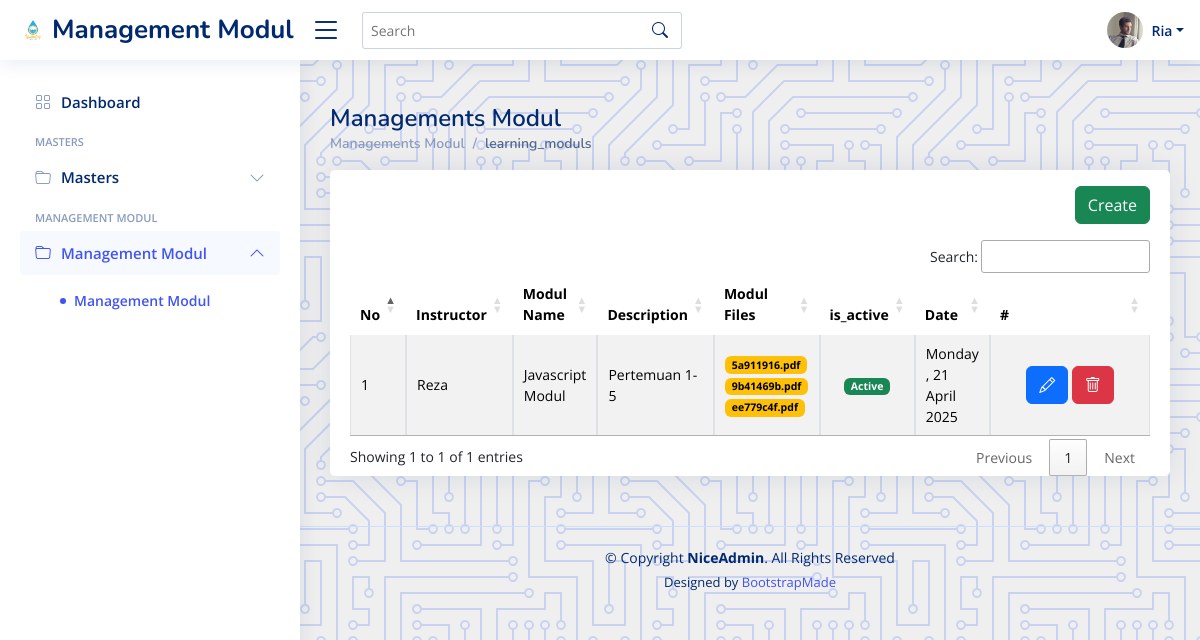
Page /home.php?page=learning_moduls (signed in) on the committed database.
### tables this page shows
CREATE TABLE `learning_moduls` (
  `id` int(11) NOT NULL,
  `instructor_id` int(11) NOT NULL,
  `name` varchar(50) NOT NULL,
  `description` text DEFAULT NULL,
  `is_active` tinyint(4) NOT NULL DEFAULT 1,
  `created_at` timestamp NOT NULL DEFAULT current_timestamp(),
  `updated_at` timestamp NULL DEFAULT NULL ON UPDATE current_timestamp()
);

CREATE TABLE `users` (
  `id` int(11) NOT NULL,
  `name` varchar(50) NOT NULL,
  `email` varchar(50) NOT NULL,
  `password` varchar(100) NOT NULL,
  `is_active` tinyint(1) NOT NULL DEFAULT 1,
  `created_at` timestamp NOT NULL DEFAULT current_timestamp(),
  `updated_at` timestamp NULL DEFAULT NULL ON UPDATE current_timestamp()
);

CREATE TABLE `learning_modul_details` (
  `id` int(11) NOT NULL,
  `learning_modul_id` int(11) NOT NULL,
  `file_name` varchar(50) NOT NULL,
  `file` varchar(100) NOT NULL,
  `reference_link` text DEFAULT NULL,
  `created_at` timestamp NOT NULL DEFAULT current_timestamp(),
  `updated_at` timestamp NULL DEFAULT NULL ON UPDATE current_timestamp()
);

### view/learning_moduls.php (the view, shortened to what this page needs)
<?php
   $where = '';
   if (in_array($_SESSION['role_id'], [3])) {
       $where = " where b.majors_id in (select majors_id from majors_detail a where user_id='" . $_SESSION['userid'] . "') ";
   }
   $getdata = mysqli_query($conn, "SELECT a.*,c.name as instructor
                                         ,case a.is_active when '1' then 'Active' else 'Not Active' end as is_activelabel
                                       ,case a.is_active when '1' then 'success' else 'danger' end as is_activecolor
                                       ,DATE_FORMAT(a.created_at, '%W , %d %M %Y') dates
                                        from learning_moduls a
                                        left join instructors b on a.instructor_id=b.id
                                        left join users c on b.user_id=c.id
                                        " . $where . "
                                        order by a.id desc");
   $numdata = mysqli_num_rows($getdata);
   ?>
<main id="main" class="main">
    <div class="pagetitle">
        <h1>Managements Modul</h1>
        <nav>
            <ol class="breadcrumb">
                <li class="breadcrumb-item"><a href="#">Managements Modul</a></li>
                <li class="breadcrumb-item active">learning_moduls</li>
            </ol>
        </nav>
    </div>
    <section class="section dashboard">
        <div class="row">
            <?php if (!isset($_GET['form'])) { ?>
                <div class="col-12">
                    <div class="card top-selling overflow-auto effectup">
                        <div class="card-body pb-0">
                            <div align="right">
                                <a class="btn btn-success mt-3 mb-3 float-right pull-right" href="<?= $links_path; ?>&form=add">Create</a>
                            </div>
                            <table class="table table-striped table-bordered datatable mt-3">
                                <thead>
                                    <tr>
                                        <th>No</th>
                                        <th>Instructor</th>
                                        <th>Modul Name</th>
                                        <th>Description</th>
                                        <th>Modul Files</th>
                                        <th>is_active</th>
                                        <th>Date</th>
                                        <th>#</th>
                                    </tr>
                                </thead>
                                <tbody>
                                    <?php if ($numdata > 0) {
                                           $i = 1;
                                       ?>
                                        <?php while ($rows = mysqli_fetch_assoc($getdata)) {
                                           ?>
                                            <tr>
                                                <td><?= $i++; ?></td>
                                                <td><?= $rows['instructor']; ?></td>
                                                <td><?= $rows['name']; ?></td>
                                                <td><?= $rows['description']; ?></td>
                                                <td>
                                                    <?php
                                                       $getcatblog = mysqli_query($conn, "SELECT * from learning_modul_details where learning_modul_id='" . $rows['id'] . "'");
                                                       $numcatblog = mysqli_num_rows($getcatblog);
                                                       $rowcatblog = mysqli_fetch_all($getcatblog, MYSQLI_ASSOC);
                                                       if ($numcatblog > 0) {
                                                           foreach ($rowcatblog as $rowscb) {
                                                       ?>
                                                            <a href="<?= $rowscb['file']; ?>" data-fancybox class="badge text-bg-warning"><?= $rowscb['file_name']; ?></a>
                                                    <?php
                                                           }
                                                       }
                                                       ?>
                                                </td>
                                                <td class="text-center">
                                                    <span class="badge bg-<?= $rows['is_activecolor']; ?>"><?= $rows['is_activelabel']; ?></span>
                                                </td>
                                                <td><?= $rows['dates']; ?></td>
                                                <td class="text-center" style="width:20%;">
                                                    <a href="<?= $links_path; ?>&form=edit&tid=<?= base64_encode($rows['id']); ?>" class="btn btn-primary"><i class="bi bi-pencil"></i></a>
                                                    <a href="#" id="delete_<?= $rows['id']; ?>" tid="<?= $rows['id']; ?>" tipe="<?= $_GET['page']; ?>" class="btn btn-danger"><i class="bi bi-trash"></i></a>
                                                </td>
                                            </tr>
                                        <?php } ?>
                                    <?php } ?>
                                </tbody>
                            </table>
                        </div>
                    </div>
                </div>
            <?php } ?>
        </div>
    </section>
</main>

### assets/adminlte/assets/css/style.css (style rules this page uses)
:root { scroll-behavior: smooth; }
body { font-family: "Open Sans", sans-serif; background: #f6f9ff; color: #444444; }
a { color: #4154f1; text-decoration: none; }
h1, h2, h3, h4, h5, h6 { font-family: "Nunito", sans-serif; }
#main { margin-top: 60px; padding: 20px 30px; transition: all 0.3s; }
.pagetitle { margin-bottom: 10px; }
.pagetitle h1 { font-size: 24px; margin-bottom: 0; font-weight: 600; color: #012970; }
.card { margin-bottom: 30px; border: none; border-radius: 5px; box-shadow: 0px 0 30px rgba(1, 41, 112, 0.1); }
.card-body { padding: 0 20px 20px 20px; }
.breadcrumb { font-size: 14px; font-family: "Nunito", sans-serif; color: #899bbd; font-weight: 600; }
.breadcrumb a { color: #899bbd; transition: 0.3s; }
.breadcrumb .breadcrumb-item::before { color: #899bbd; }
.breadcrumb .active { color: #51678f; font-weight: 600; }
@media (min-width: 1200px) { #main, #footer { margin-left: 300px; } }
.dashboard .top-selling { font-size: 14px; }
.dashboard .top-selling .table thead { background: #f6f6fe; }
.dashboard .top-selling .table thead th { border: 0; }
.dashboard .top-selling .table tbody td { vertical-align: middle; }

### view/include/header.php (style rules this page uses)
body { background-color: #efefef; }

### rows in the picture
learning_moduls: users.name "Reza", name "Javascript Modul", description "Pertemuan 1-5", is_activelabel "Active", dates "Monday , 21 April 2025"
learning_modul_details: file_name "5a911916.pdf"
learning_modul_details: file_name "9b41469b.pdf"
learning_modul_details: file_name "ee779c4f.pdf"

### other values in the picture
$_SESSION['fullname'] "Ria"
